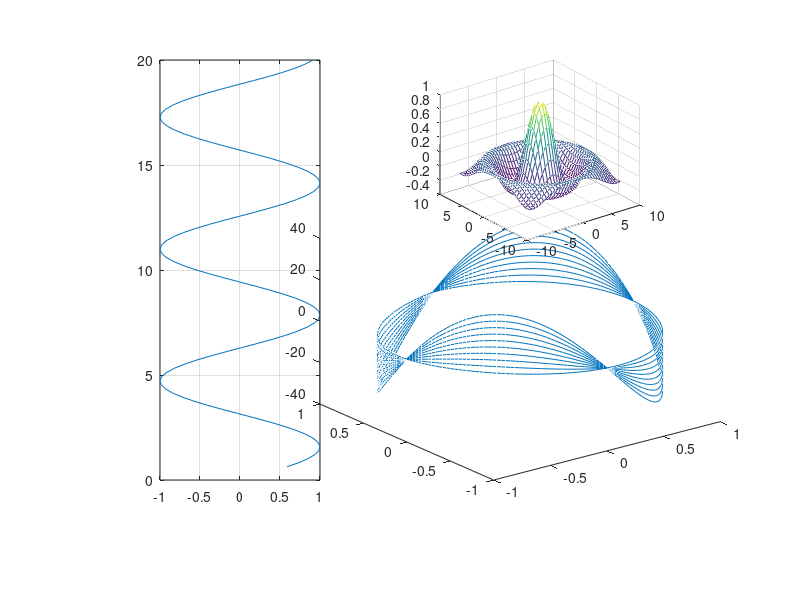

MATLAB code for this plot:
x=linspace(0.2*pi,20); 
y=sin(x); axes('Position',[0.2,0.2,0.2,0.7],'GridLineStyle','-.'); 
plot(y,x); 
grid on;

axes('Position',[0.4,0.2,0.5,0.5]);
t=0:pi/100:20*pi; x=sin(t); 
y=cos(t); 
z=t.*sin(t).*cos(t); 
plot3(x,y,z);

axes('Position',[0.55,0.6,0.25,0.3]);
[x,y]=meshgrid(-8:0.5:8); 
z=sin(sqrt(x.^2+y.^2))./sqrt(x.^2+y.^2+eps);
mesh(x,y,z);